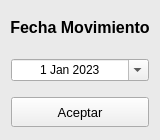
<?xml version="1.0" encoding="UTF-8"?>
<ui version="4.0">
 <class>Formulario_FechaMovimiento</class>
 <widget class="QWidget" name="Formulario_FechaMovimiento">
  <property name="geometry">
   <rect>
    <x>0</x>
    <y>0</y>
    <width>160</width>
    <height>140</height>
   </rect>
  </property>
  <property name="minimumSize">
   <size>
    <width>160</width>
    <height>140</height>
   </size>
  </property>
  <property name="maximumSize">
   <size>
    <width>160</width>
    <height>140</height>
   </size>
  </property>
  <property name="windowTitle">
   <string>Formulario</string>
  </property>
  <property name="styleSheet">
   <string notr="true">#Formulario_FechaMovimiento{
background-color: rgb(234, 234, 234);
}
#lbl_FechaMovimiento{
color: rgb(0, 0, 0);
}</string>
  </property>
  <layout class="QGridLayout" name="gridLayout">
   <property name="leftMargin">
    <number>0</number>
   </property>
   <property name="topMargin">
    <number>0</number>
   </property>
   <property name="rightMargin">
    <number>0</number>
   </property>
   <property name="bottomMargin">
    <number>0</number>
   </property>
   <property name="spacing">
    <number>0</number>
   </property>
   <item row="1" column="0">
    <widget class="QWidget" name="W_Principal" native="true">
     <layout class="QVBoxLayout" name="verticalLayout">
      <item>
       <widget class="QLabel" name="lbl_FechaMovimiento">
        <property name="font">
         <font>
          <family>Arial</family>
          <pointsize>12</pointsize>
          <weight>75</weight>
          <bold>true</bold>
         </font>
        </property>
        <property name="text">
         <string>Fecha Movimiento</string>
        </property>
        <property name="alignment">
         <set>Qt::AlignCenter</set>
        </property>
       </widget>
      </item>
      <item>
       <widget class="QWidget" name="W_FechaMovimiento" native="true">
        <property name="font">
         <font>
          <family>Arial</family>
          <pointsize>12</pointsize>
         </font>
        </property>
        <layout class="QVBoxLayout" name="verticalLayout_2">
         <property name="spacing">
          <number>2</number>
         </property>
         <property name="leftMargin">
          <number>2</number>
         </property>
         <property name="topMargin">
          <number>2</number>
         </property>
         <property name="rightMargin">
          <number>2</number>
         </property>
         <property name="bottomMargin">
          <number>2</number>
         </property>
         <item>
          <widget class="QDateEdit" name="date_edit_Movimiento">
           <property name="alignment">
            <set>Qt::AlignCenter</set>
           </property>
           <property name="calendarPopup">
            <bool>true</bool>
           </property>
           <property name="date">
            <date>
             <year>2023</year>
             <month>1</month>
             <day>1</day>
            </date>
           </property>
          </widget>
         </item>
        </layout>
       </widget>
      </item>
      <item>
       <widget class="QWidget" name="W_btn_Aceptar" native="true">
        <layout class="QVBoxLayout" name="verticalLayout_3">
         <property name="spacing">
          <number>2</number>
         </property>
         <property name="leftMargin">
          <number>2</number>
         </property>
         <property name="topMargin">
          <number>2</number>
         </property>
         <property name="rightMargin">
          <number>2</number>
         </property>
         <property name="bottomMargin">
          <number>2</number>
         </property>
         <item>
          <widget class="QPushButton" name="btn_aceptarMovimiento">
           <property name="minimumSize">
            <size>
             <width>0</width>
             <height>30</height>
            </size>
           </property>
           <property name="font">
            <font>
             <pointsize>10</pointsize>
            </font>
           </property>
           <property name="cursor">
            <cursorShape>PointingHandCursor</cursorShape>
           </property>
           <property name="text">
            <string>Aceptar</string>
           </property>
          </widget>
         </item>
        </layout>
       </widget>
      </item>
     </layout>
    </widget>
   </item>
  </layout>
 </widget>
 <resources/>
 <connections/>
</ui>
